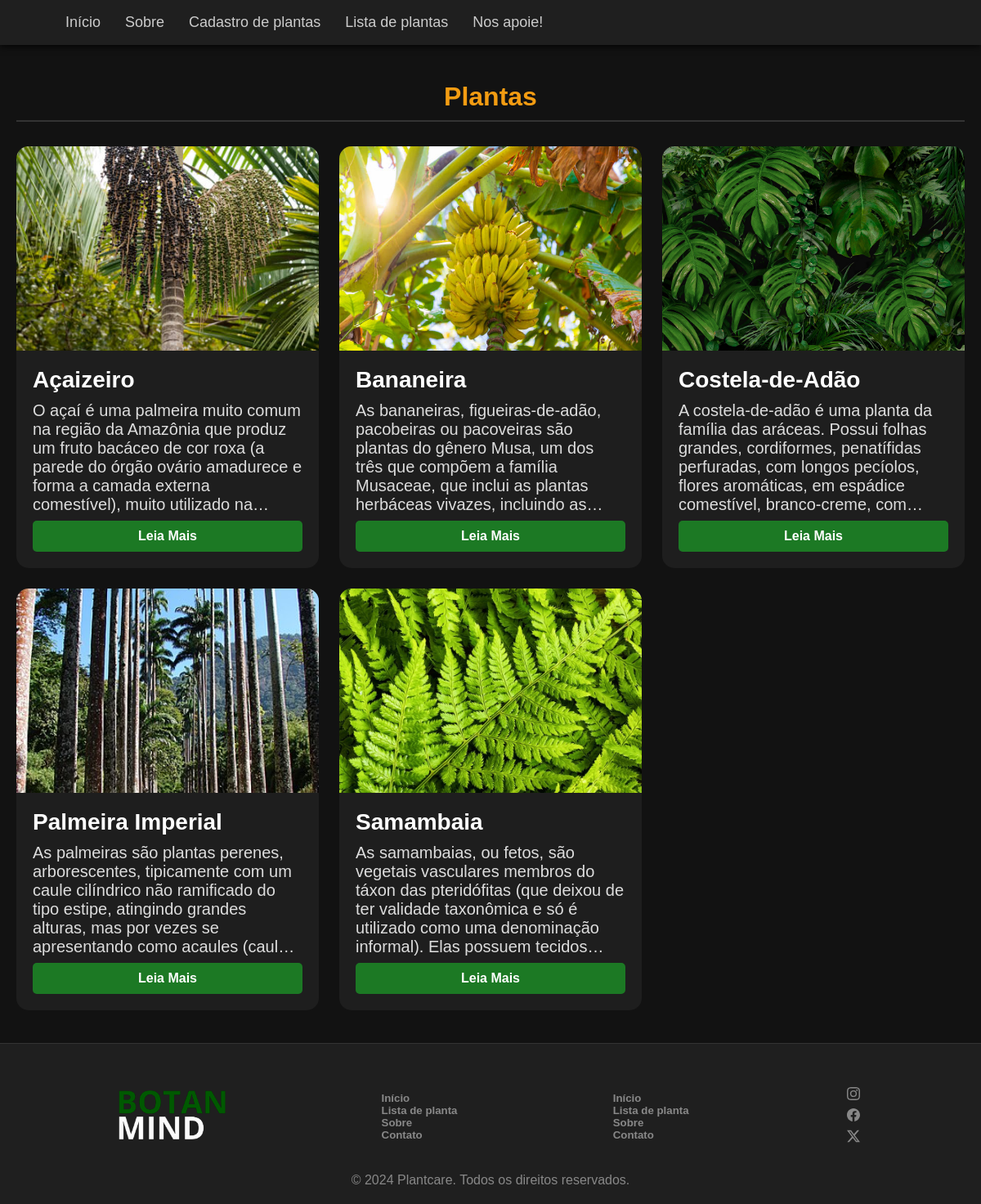
Page /page/ListaPlantas.php on the earlier database version.
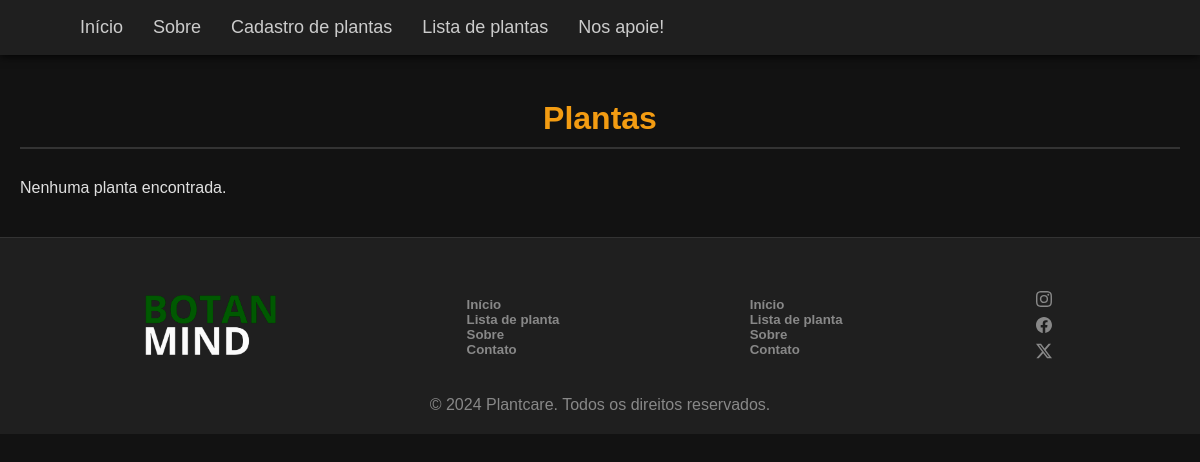
Same page on the later database version.
### tables this page shows
CREATE TABLE `planta` (
  `id` int NOT NULL,
  `nome_popular` varchar(100) DEFAULT NULL,
  `nome_cientifico` varchar(100) DEFAULT NULL,
  `descricao` text,
  `cuidados` text,
  `video_link` varchar(255) DEFAULT NULL
);

### page/ListaPlantas.php (the view, shortened to what this page needs)
<?php
include_once '../sql/conexao.php';
$sql = "
SELECT
    p.id, p.nome_popular, p.nome_cientifico, p.descricao, p.cuidados, p.video_link,
    (
        SELECT caminho_imagem
        FROM imagens i
        WHERE i.planta_id = p.id
        ORDER BY i.id ASC
        LIMIT 1
    ) AS caminho_imagem
FROM planta p
ORDER BY p.nome_popular ASC
";
$result = $conn->query($sql);
$plantas = [];
if ($result && $result->num_rows > 0) {
  $plantas = $result->fetch_all(MYSQLI_ASSOC);
}
?>
<!DOCTYPE html>
<html lang="pt-br">
<head>
  <link rel="stylesheet" href="../css/style.css?v=1" />
</head>
<body>
<nav id="menu">
    <ul class="menu-list">
      <li><a href="index.php">Início</a></li>
      <li><a href="#about">Sobre</a></li>
      <li><a href="cadastro.php">Cadastro de plantas</a></li>
      <li><a href="ListaPlantas.php" class="active">Lista de plantas</a></li>
      <li><a href="loginapoiador.php">Nos apoie!</a></li>
    </ul>
</nav>
  <main class="listar-container">
    <h2 class="titulo-listar" style="margin-top: 100px;">Plantas</h2>
      <div class="listar-grid">
        <?php if (count($plantas) > 0): ?>
          <?php foreach ($plantas as $planta): ?>
            <a href="template_page.php?id=<?= htmlspecialchars($planta['id']) ?>" class="listar-card">
              <img src="<?= htmlspecialchars($planta['caminho_imagem']) ?>" alt="Planta <?= htmlspecialchars($planta['nome_popular']) ?>" class="listar-card-img">
              <div class="listar-card-content">
                <h3 class="titulo"><?= htmlspecialchars($planta['nome_popular']) ?></h3>
                <p class="texto" style="display: -webkit-box; -webkit-line-clamp: 6; -webkit-box-orient: vertical; overflow: hidden; text-overflow: ellipsis;"><?= htmlspecialchars($planta['descricao']) ?></p>
                <span class="read-more-btn">Leia Mais</span>
              </div>
            </a>
          <?php endforeach; ?>
        <?php else: ?>
          <p>Nenhuma planta encontrada.</p>
        <?php endif; ?>
      </div>
  </main>
<footer class="footer">
    <div class="rodape">
      <div class="logo">
        <img src="../assets/img/logo.png" class="logo-img" alt="">
      </div>
      <div class="paginas-rodape">
        <a href="#">
          <h5>Início</h5>
        </a>
        <a href="ListaPlantas.php">
          <h5>Lista de planta</h5>
        </a>
        <a href="sobre.php">
          <h5>Sobre</h5>
        </a>
        <a href="contato.php">
          <h5>Contato</h5>
        </a>
      </div>
      <div class="paginas-rodape">
        <a href="#">
          <h5>Início</h5>
        </a>
        <a href="ListaPlantas.php">
          <h5>Lista de planta</h5>
        </a>
        <a href="sobre.php">
          <h5>Sobre</h5>
        </a>
        <a href="contato.php">
          <h5>Contato</h5>
        </a>
      </div>
      <div class="redes-sociais">
        <a href="https://www.instagram.com/botanmind9">
        </a>
        <a href="https://www.facebook.com/">
        </a>
        <a href="https://x.com/BotanMind9">
          <svg xmlns="http://www.w3.org/2000/svg" width="16" height="16" fill="currentColor" class="bi bi-twitter-x" viewBox="0 0 16 16">
            <path d="M12.6.75h2.454l-5.36 6.142L16 15.25h-4.937l-3.867-5.07-4.425 5.07H.316l5.733-6.57L0 .75h5.063l3.495 4.633L12.601.75Zm-.86 13.028h1.36L4.323 2.145H2.865z" />
          </svg>
        </a>
      </div>
    </div>
    <p>© 2024 Plantcare. Todos os direitos reservados.</p>
  </footer>
</body>
</html>

### css/style.css (style rules this page uses)
a { color: inherit; text-decoration: none; }
* { margin: 0; padding-top: 0; box-sizing: border-box; }
body { padding-top: 50px; overflow-x: hidden; word-wrap: break-word; padding: 30px; font-family: 'Calibri', sans-serif; background-color: #121212; color: #e0e0e0; padding: 0; }
#menu { background-color: #1f1f1f; padding: 5px; position: fixed; top: 0; left: 0; width: 100%; z-index: 1000; box-shadow: 0 2px 8px rgba(0, 0, 0, 0.8); display: flex; flex-direction: row; transition: 250ms; height: 55px; max-height: 55px; align-items: center; }
.menu-list { list-style-type: none; display: flex; flex-direction: row; justify-content: left; align-items: center; margin-left: 20px; }
.menu-list li { margin: 0 15px; white-space: nowrap; }
.menu-list a { text-decoration: none; color: #ccc; font-size: 18px; transition: color 0.3s; }
.footer { background-color: #1f1f1f; color: #888; text-align: center; padding: 20px; margin-top: 40px; border-top: 1px solid #333; }
.listar-container { max-width: 1600px; margin: 40px auto; padding: 0 20px; }
.titulo-listar { font-size: 32px; color: #f39c12; margin-bottom: 30px; text-align: center; border-bottom: 2px solid #333; padding-bottom: 10px; }
.listar-grid { display: grid; grid-template-columns: repeat(auto-fit, minmax(320px, 1fr)); gap: 25px; }
.rodape { display: flex; flex-direction: row; align-items: center; width: 100%; padding: 30px; }
.rodape > div { margin: auto; }
.logo-img { height: 60px; }
.paginas-rodape { display: flex; flex-direction: column; text-align: left; margin: auto; }
.paginas-rodape > a { transition: all 300ms; }
.redes-sociais > a { transition: 300ms; }
.redes-sociais { display: flex; flex-direction: column; justify-content: space-between; height: 100%; }
svg { margin: 3px; }
.titulo { font-size: 28px; margin-bottom: 10px; font-weight: bold; color: #fff; }
.texto { color: #ddd; font-size: 20px; margin-bottom: 8px; font-weight: 100; }
.read-more-btn { background-color: #1c7924; color: #ffffff; border: none; padding: 10px 20px; border-radius: 5px; cursor: pointer; font-weight: bold; transition: all 0.3s; text-align: center; margin-top: auto; }
.listar-card { background-color: #1e1e1e; border-radius: 15px; overflow: hidden; display: flex; flex-direction: column; text-decoration: none; }
.listar-card-img { width: 100%; height: 250px; object-fit: cover; }
.listar-card-content { padding: 20px; display: flex; flex-direction: column; flex-grow: 1; }

Differences in the rows shown:
removed planta: shows a picture, nome_popular "Açaizeiro", descricao "O açaí é uma palmeira muito comum na região da Amazônia que produz um fruto bacáceo de cor roxa (a parede do órgão ovário amadurece e forma a camada externa comestível), muito utilizado…"
removed planta: shows a picture, nome_popular "Bananeira", descricao "As bananeiras, figueiras-de-adão, pacobeiras ou pacoveiras são plantas do gênero Musa, um dos três que compõem a família Musaceae, que inclui as plantas herbáceas vivazes, incluindo…"
removed planta: shows a picture, nome_popular "Costela-de-Adão", descricao "A costela-de-adão é uma planta da família das aráceas. Possui folhas grandes, cordiformes, penatífidas perfuradas, com longos pecíolos, flores aromáticas, em espádice comestível, branco-creme,…"
removed planta: shows a picture, nome_popular "Palmeira Imperial", descricao "As palmeiras são plantas perenes, arborescentes, tipicamente com um caule cilíndrico não ramificado do tipo estipe, atingindo grandes alturas, mas por vezes se apresentando como acaules…"
removed planta: shows a picture, nome_popular "Samambaia", descricao "As samambaias, ou fetos, são vegetais vasculares membros do táxon das pteridófitas (que deixou de ter validade taxonômica e só é utilizado como uma denominação informal). Elas possuem…"
Other differences:
text now shown: "Nenhuma planta encontrada."
